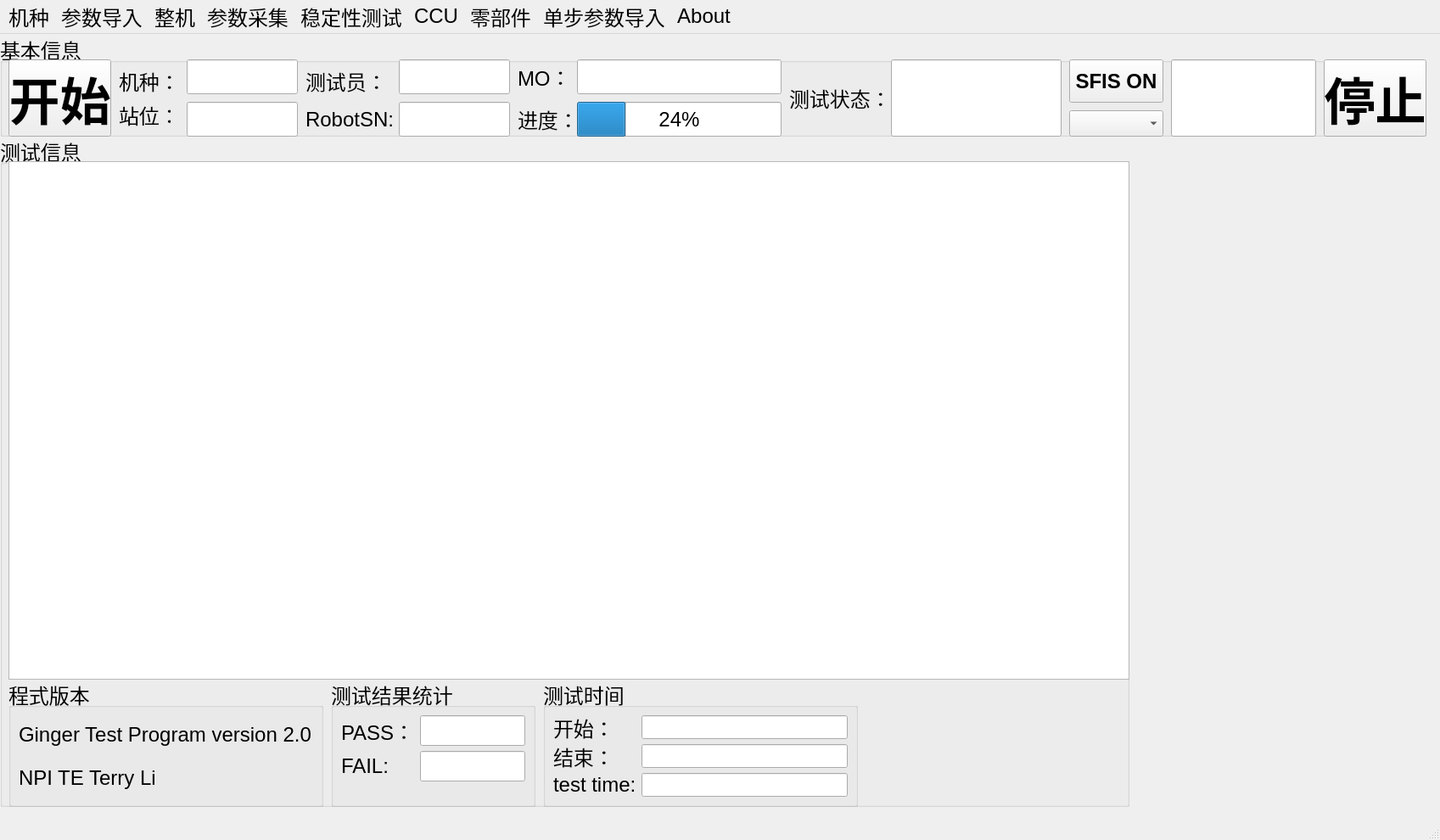
<?xml version="1.0" encoding="UTF-8"?>
<ui version="4.0">
 <class>MainWindow</class>
 <widget class="QMainWindow" name="MainWindow">
  <property name="windowModality">
   <enum>Qt::WindowModal</enum>
  </property>
  <property name="geometry">
   <rect>
    <x>0</x>
    <y>0</y>
    <width>1697</width>
    <height>990</height>
   </rect>
  </property>
  <property name="maximumSize">
   <size>
    <width>16777215</width>
    <height>16777215</height>
   </size>
  </property>
  <property name="font">
   <font>
    <pointsize>18</pointsize>
    <weight>50</weight>
    <italic>false</italic>
    <bold>false</bold>
    <underline>false</underline>
    <strikeout>false</strikeout>
    <stylestrategy>PreferDefault</stylestrategy>
   </font>
  </property>
  <property name="mouseTracking">
   <bool>false</bool>
  </property>
  <property name="windowTitle">
   <string>Ginger Test Program</string>
  </property>
  <property name="windowIcon">
   <iconset>
    <activeon>../../../../../../home/lwh/.designer/13575320/logo_data.png</activeon>
   </iconset>
  </property>
  <property name="windowOpacity">
   <double>1.000000000000000</double>
  </property>
  <property name="toolTipDuration">
   <number>-1</number>
  </property>
  <property name="layoutDirection">
   <enum>Qt::LeftToRight</enum>
  </property>
  <property name="toolButtonStyle">
   <enum>Qt::ToolButtonFollowStyle</enum>
  </property>
  <widget class="QWidget" name="centralwidget">
   <property name="maximumSize">
    <size>
     <width>16777215</width>
     <height>16777215</height>
    </size>
   </property>
   <widget class="QGroupBox" name="groupBox_base">
    <property name="geometry">
     <rect>
      <x>0</x>
      <y>0</y>
      <width>1681</width>
      <height>121</height>
     </rect>
    </property>
    <property name="title">
     <string>基本信息</string>
    </property>
    <widget class="QLabel" name="label">
     <property name="geometry">
      <rect>
       <x>140</x>
       <y>40</y>
       <width>71</width>
       <height>31</height>
      </rect>
     </property>
     <property name="text">
      <string>机种：</string>
     </property>
    </widget>
    <widget class="QLabel" name="label_2">
     <property name="geometry">
      <rect>
       <x>140</x>
       <y>80</y>
       <width>61</width>
       <height>31</height>
      </rect>
     </property>
     <property name="text">
      <string>站位：</string>
     </property>
    </widget>
    <widget class="QLineEdit" name="lineEdit_modelName">
     <property name="geometry">
      <rect>
       <x>220</x>
       <y>30</y>
       <width>131</width>
       <height>41</height>
      </rect>
     </property>
    </widget>
    <widget class="QLineEdit" name="lineEdit_stationName">
     <property name="geometry">
      <rect>
       <x>220</x>
       <y>80</y>
       <width>131</width>
       <height>41</height>
      </rect>
     </property>
    </widget>
    <widget class="QLabel" name="label_3">
     <property name="geometry">
      <rect>
       <x>360</x>
       <y>40</y>
       <width>101</width>
       <height>31</height>
      </rect>
     </property>
     <property name="text">
      <string>测试员：</string>
     </property>
    </widget>
    <widget class="QLabel" name="label_4">
     <property name="geometry">
      <rect>
       <x>360</x>
       <y>90</y>
       <width>121</width>
       <height>21</height>
      </rect>
     </property>
     <property name="text">
      <string>RobotSN:</string>
     </property>
    </widget>
    <widget class="QLineEdit" name="lineEdit_tester">
     <property name="geometry">
      <rect>
       <x>470</x>
       <y>30</y>
       <width>131</width>
       <height>41</height>
      </rect>
     </property>
    </widget>
    <widget class="QLineEdit" name="lineEdit_RobotSN">
     <property name="geometry">
      <rect>
       <x>470</x>
       <y>80</y>
       <width>131</width>
       <height>41</height>
      </rect>
     </property>
    </widget>
    <widget class="QLabel" name="label_11">
     <property name="geometry">
      <rect>
       <x>930</x>
       <y>50</y>
       <width>111</width>
       <height>51</height>
      </rect>
     </property>
     <property name="text">
      <string>测试状态：</string>
     </property>
    </widget>
    <widget class="QLineEdit" name="lineEdit_teststatus">
     <property name="geometry">
      <rect>
       <x>1050</x>
       <y>30</y>
       <width>201</width>
       <height>91</height>
      </rect>
     </property>
     <property name="font">
      <font>
       <pointsize>45</pointsize>
      </font>
     </property>
     <property name="alignment">
      <set>Qt::AlignCenter</set>
     </property>
    </widget>
    <widget class="QLabel" name="label_13">
     <property name="geometry">
      <rect>
       <x>610</x>
       <y>80</y>
       <width>71</width>
       <height>41</height>
      </rect>
     </property>
     <property name="text">
      <string>进度：</string>
     </property>
    </widget>
    <widget class="QProgressBar" name="progressBar">
     <property name="geometry">
      <rect>
       <x>680</x>
       <y>80</y>
       <width>241</width>
       <height>41</height>
      </rect>
     </property>
     <property name="value">
      <number>24</number>
     </property>
    </widget>
    <widget class="QLabel" name="label_14">
     <property name="geometry">
      <rect>
       <x>610</x>
       <y>30</y>
       <width>71</width>
       <height>41</height>
      </rect>
     </property>
     <property name="text">
      <string>MO：</string>
     </property>
    </widget>
    <widget class="QLineEdit" name="lineEdit_MO">
     <property name="geometry">
      <rect>
       <x>680</x>
       <y>30</y>
       <width>241</width>
       <height>41</height>
      </rect>
     </property>
    </widget>
    <widget class="QPushButton" name="pushButton_start">
     <property name="geometry">
      <rect>
       <x>10</x>
       <y>30</y>
       <width>121</width>
       <height>91</height>
      </rect>
     </property>
     <property name="font">
      <font>
       <pointsize>45</pointsize>
       <weight>75</weight>
       <italic>false</italic>
       <bold>true</bold>
       <underline>false</underline>
       <strikeout>false</strikeout>
       <stylestrategy>PreferDefault</stylestrategy>
      </font>
     </property>
     <property name="text">
      <string>开始</string>
     </property>
    </widget>
    <widget class="QPushButton" name="pushButton_stop">
     <property name="geometry">
      <rect>
       <x>1560</x>
       <y>30</y>
       <width>121</width>
       <height>91</height>
      </rect>
     </property>
     <property name="font">
      <font>
       <pointsize>45</pointsize>
       <weight>75</weight>
       <italic>false</italic>
       <bold>true</bold>
       <underline>false</underline>
       <strikeout>false</strikeout>
       <stylestrategy>PreferDefault</stylestrategy>
      </font>
     </property>
     <property name="text">
      <string>停止</string>
     </property>
    </widget>
    <widget class="QPushButton" name="pushbutton_SFIS_ON">
     <property name="geometry">
      <rect>
       <x>1260</x>
       <y>30</y>
       <width>111</width>
       <height>51</height>
      </rect>
     </property>
     <property name="font">
      <font>
       <pointsize>18</pointsize>
       <weight>75</weight>
       <italic>false</italic>
       <bold>true</bold>
       <underline>false</underline>
       <strikeout>false</strikeout>
       <stylestrategy>PreferDefault</stylestrategy>
       <kerning>true</kerning>
      </font>
     </property>
     <property name="text">
      <string>SFIS ON</string>
     </property>
    </widget>
    <widget class="QComboBox" name="comboBox">
     <property name="geometry">
      <rect>
       <x>1260</x>
       <y>90</y>
       <width>111</width>
       <height>31</height>
      </rect>
     </property>
    </widget>
    <widget class="QLineEdit" name="lineEdit">
     <property name="geometry">
      <rect>
       <x>1380</x>
       <y>30</y>
       <width>171</width>
       <height>91</height>
      </rect>
     </property>
    </widget>
   </widget>
   <widget class="QGroupBox" name="groupBox_information">
    <property name="geometry">
     <rect>
      <x>0</x>
      <y>120</y>
      <width>1331</width>
      <height>791</height>
     </rect>
    </property>
    <property name="title">
     <string>测试信息</string>
    </property>
    <property name="alignment">
     <set>Qt::AlignLeading|Qt::AlignLeft|Qt::AlignTop</set>
    </property>
    <widget class="QTextBrowser" name="textBrowser">
     <property name="geometry">
      <rect>
       <x>10</x>
       <y>30</y>
       <width>1321</width>
       <height>611</height>
      </rect>
     </property>
    </widget>
    <widget class="QGroupBox" name="groupBox_testtime">
     <property name="geometry">
      <rect>
       <x>640</x>
       <y>640</y>
       <width>371</width>
       <height>151</height>
      </rect>
     </property>
     <property name="title">
      <string>测试时间</string>
     </property>
     <layout class="QFormLayout" name="formLayout_2">
      <item row="2" column="0">
       <widget class="QLabel" name="label_8">
        <property name="text">
         <string>结束：</string>
        </property>
       </widget>
      </item>
      <item row="0" column="1">
       <widget class="QLineEdit" name="lineEdit_start_time"/>
      </item>
      <item row="2" column="1">
       <widget class="QLineEdit" name="lineEdit_stop_time"/>
      </item>
      <item row="0" column="0">
       <widget class="QLabel" name="label_7">
        <property name="text">
         <string>开始：</string>
        </property>
       </widget>
      </item>
      <item row="3" column="0">
       <widget class="QLabel" name="label_5">
        <property name="text">
         <string>test time:</string>
        </property>
       </widget>
      </item>
      <item row="3" column="1">
       <widget class="QLineEdit" name="lineEdit_test_time"/>
      </item>
     </layout>
    </widget>
    <widget class="QGroupBox" name="groupBox_programversion">
     <property name="geometry">
      <rect>
       <x>10</x>
       <y>640</y>
       <width>371</width>
       <height>151</height>
      </rect>
     </property>
     <property name="title">
      <string>程式版本</string>
     </property>
     <layout class="QGridLayout" name="gridLayout">
      <item row="0" column="0">
       <widget class="QLabel" name="label_10">
        <property name="text">
         <string>Ginger Test Program version 2.0</string>
        </property>
       </widget>
      </item>
      <item row="1" column="0">
       <widget class="QLabel" name="label_12">
        <property name="text">
         <string>NPI TE Terry Li </string>
        </property>
       </widget>
      </item>
     </layout>
    </widget>
    <widget class="QGroupBox" name="groupBox_testresult">
     <property name="geometry">
      <rect>
       <x>390</x>
       <y>640</y>
       <width>241</width>
       <height>151</height>
      </rect>
     </property>
     <property name="title">
      <string>测试结果统计</string>
     </property>
     <layout class="QFormLayout" name="formLayout_3">
      <item row="0" column="0">
       <widget class="QLabel" name="label_18">
        <property name="text">
         <string>PASS：</string>
        </property>
       </widget>
      </item>
      <item row="0" column="1">
       <widget class="QLineEdit" name="lineEdit_testresult_pass"/>
      </item>
      <item row="2" column="0">
       <widget class="QLabel" name="label_19">
        <property name="text">
         <string>FAIL:</string>
        </property>
       </widget>
      </item>
      <item row="2" column="1">
       <widget class="QLineEdit" name="lineEdit_testresult_fail"/>
      </item>
     </layout>
    </widget>
    <widget class="QLabel" name="label_9">
     <property name="geometry">
      <rect>
       <x>1020</x>
       <y>660</y>
       <width>311</width>
       <height>111</height>
      </rect>
     </property>
     <property name="text">
      <string/>
     </property>
     <property name="pixmap">
      <pixmap>../ba928a12/cloudminds666.png</pixmap>
     </property>
    </widget>
   </widget>
   <widget class="QLabel" name="label_6">
    <property name="geometry">
     <rect>
      <x>1370</x>
      <y>120</y>
      <width>301</width>
      <height>811</height>
     </rect>
    </property>
    <property name="text">
     <string/>
    </property>
    <property name="pixmap">
     <pixmap>../1eca420f/Robot.png</pixmap>
    </property>
   </widget>
  </widget>
  <widget class="QStatusBar" name="statusbar"/>
  <widget class="QMenuBar" name="menuBar">
   <property name="geometry">
    <rect>
     <x>0</x>
     <y>0</y>
     <width>1697</width>
     <height>40</height>
    </rect>
   </property>
   <widget class="QMenu" name="menu">
    <property name="title">
     <string>整机</string>
    </property>
    <addaction name="action_versionCompare"/>
    <addaction name="action_unit"/>
    <addaction name="action_grasp"/>
    <addaction name="action_zero"/>
   </widget>
   <widget class="QMenu" name="menu_2">
    <property name="title">
     <string>单步参数导入</string>
    </property>
    <addaction name="actionIP128"/>
    <addaction name="actionIP200"/>
    <addaction name="action_map"/>
    <addaction name="action_device"/>
   </widget>
   <widget class="QMenu" name="Model">
    <property name="title">
     <string>机种</string>
    </property>
    <addaction name="actionGinger1_0"/>
    <addaction name="actionGinger1_1"/>
    <addaction name="actionGinger1_1_1"/>
   </widget>
   <widget class="QMenu" name="menu_6">
    <property name="title">
     <string>稳定性测试</string>
    </property>
    <addaction name="action_dance"/>
    <addaction name="action_navigation"/>
    <addaction name="action_ultrasonic"/>
    <addaction name="action_supernode"/>
   </widget>
   <widget class="QMenu" name="menuAbout">
    <property name="title">
     <string>About</string>
    </property>
    <addaction name="actionversion"/>
   </widget>
   <widget class="QMenu" name="menuCCU">
    <property name="title">
     <string>CCU</string>
    </property>
    <addaction name="actionUpgrade"/>
    <addaction name="actionOTA"/>
   </widget>
   <widget class="QMenu" name="menu_4">
    <property name="title">
     <string>参数采集</string>
    </property>
    <addaction name="action_IMU"/>
    <addaction name="action_gravity"/>
    <addaction name="action_gatherparam"/>
   </widget>
   <widget class="QMenu" name="menu_7">
    <property name="title">
     <string>零部件</string>
    </property>
    <widget class="QMenu" name="menu_8">
     <property name="font">
      <font>
       <pointsize>18</pointsize>
      </font>
     </property>
     <property name="title">
      <string>头部</string>
     </property>
     <addaction name="action_head_calibrate"/>
     <addaction name="action_head_veri"/>
    </widget>
    <widget class="QMenu" name="menu_5">
     <property name="font">
      <font>
       <pointsize>18</pointsize>
      </font>
     </property>
     <property name="title">
      <string>底盘</string>
     </property>
     <addaction name="action_9"/>
    </widget>
    <widget class="QMenu" name="menu_9">
     <property name="font">
      <font>
       <pointsize>18</pointsize>
      </font>
     </property>
     <property name="title">
      <string>躯干</string>
     </property>
     <addaction name="actionLED"/>
    </widget>
    <widget class="QMenu" name="menu_10">
     <property name="font">
      <font>
       <pointsize>18</pointsize>
      </font>
     </property>
     <property name="title">
      <string>手臂</string>
     </property>
     <addaction name="action_10"/>
    </widget>
    <widget class="QMenu" name="menu_11">
     <property name="font">
      <font>
       <pointsize>18</pointsize>
      </font>
     </property>
     <property name="title">
      <string>手掌</string>
     </property>
     <addaction name="action_11"/>
    </widget>
    <addaction name="menu_5"/>
    <addaction name="menu_9"/>
    <addaction name="menu_10"/>
    <addaction name="menu_11"/>
    <addaction name="menu_8"/>
   </widget>
   <widget class="QMenu" name="menu_3">
    <property name="title">
     <string>参数导入</string>
    </property>
    <addaction name="action_hari_IP128"/>
    <addaction name="action_write_document"/>
   </widget>
   <addaction name="Model"/>
   <addaction name="menu_3"/>
   <addaction name="menu"/>
   <addaction name="menu_4"/>
   <addaction name="menu_6"/>
   <addaction name="menuCCU"/>
   <addaction name="menu_7"/>
   <addaction name="menu_2"/>
   <addaction name="menuAbout"/>
  </widget>
  <action name="actionVersion">
   <property name="text">
    <string>Version</string>
   </property>
  </action>
  <action name="actionAuthor">
   <property name="text">
    <string>Author</string>
   </property>
  </action>
  <action name="actionStart_Service">
   <property name="text">
    <string>Start Service</string>
   </property>
  </action>
  <action name="actionStop_Service">
   <property name="text">
    <string>Stop Service</string>
   </property>
  </action>
  <action name="actionIP128">
   <property name="text">
    <string>IP128</string>
   </property>
   <property name="font">
    <font>
     <pointsize>18</pointsize>
     <italic>false</italic>
    </font>
   </property>
  </action>
  <action name="actionIP200">
   <property name="text">
    <string>IP200</string>
   </property>
   <property name="font">
    <font>
     <pointsize>18</pointsize>
    </font>
   </property>
  </action>
  <action name="action_start_service">
   <property name="text">
    <string>开启服务</string>
   </property>
   <property name="font">
    <font>
     <pointsize>18</pointsize>
    </font>
   </property>
  </action>
  <action name="action_stop_service">
   <property name="text">
    <string>停止服务</string>
   </property>
   <property name="font">
    <font>
     <pointsize>18</pointsize>
    </font>
   </property>
  </action>
  <action name="action_5">
   <property name="text">
    <string>自起服务</string>
   </property>
   <property name="font">
    <font>
     <pointsize>18</pointsize>
    </font>
   </property>
  </action>
  <action name="action_6">
   <property name="text">
    <string>停止自起服务</string>
   </property>
   <property name="font">
    <font>
     <pointsize>18</pointsize>
    </font>
   </property>
  </action>
  <action name="action_7">
   <property name="text">
    <string>版本</string>
   </property>
  </action>
  <action name="action_8">
   <property name="text">
    <string>作者</string>
   </property>
  </action>
  <action name="action_setup">
   <property name="text">
    <string>setup</string>
   </property>
   <property name="font">
    <font>
     <pointsize>18</pointsize>
    </font>
   </property>
  </action>
  <action name="action_pcsetup">
   <property name="text">
    <string>pcsetup</string>
   </property>
   <property name="font">
    <font>
     <pointsize>18</pointsize>
     <weight>50</weight>
     <bold>false</bold>
    </font>
   </property>
  </action>
  <action name="action_unit">
   <property name="text">
    <string>单元测试</string>
   </property>
   <property name="font">
    <font>
     <pointsize>24</pointsize>
    </font>
   </property>
  </action>
  <action name="actionSuperNode">
   <property name="text">
    <string>超节点</string>
   </property>
   <property name="font">
    <font>
     <pointsize>18</pointsize>
    </font>
   </property>
  </action>
  <action name="actionUltraSonic">
   <property name="text">
    <string>超声波</string>
   </property>
   <property name="font">
    <font>
     <pointsize>18</pointsize>
    </font>
   </property>
  </action>
  <action name="actionDance">
   <property name="text">
    <string>跳舞</string>
   </property>
   <property name="font">
    <font>
     <pointsize>18</pointsize>
    </font>
   </property>
  </action>
  <action name="actionNavigation">
   <property name="text">
    <string>导航</string>
   </property>
   <property name="font">
    <font>
     <pointsize>18</pointsize>
    </font>
   </property>
  </action>
  <action name="actionGinger1_0">
   <property name="text">
    <string>Ginger1.0.x</string>
   </property>
   <property name="font">
    <font>
     <family>Ubuntu</family>
     <pointsize>18</pointsize>
    </font>
   </property>
  </action>
  <action name="actionGinger1_1">
   <property name="text">
    <string>Ginger1.1.0</string>
   </property>
   <property name="font">
    <font>
     <pointsize>18</pointsize>
    </font>
   </property>
  </action>
  <action name="actionGravity">
   <property name="text">
    <string>重力补偿</string>
   </property>
   <property name="font">
    <font>
     <pointsize>18</pointsize>
    </font>
   </property>
  </action>
  <action name="actionIMU">
   <property name="text">
    <string>IMU</string>
   </property>
   <property name="font">
    <font>
     <pointsize>18</pointsize>
    </font>
   </property>
  </action>
  <action name="action_dance">
   <property name="text">
    <string>跳舞</string>
   </property>
   <property name="font">
    <font>
     <pointsize>24</pointsize>
    </font>
   </property>
  </action>
  <action name="action_grasp">
   <property name="text">
    <string>抓取</string>
   </property>
   <property name="font">
    <font>
     <pointsize>24</pointsize>
    </font>
   </property>
  </action>
  <action name="actionversion">
   <property name="text">
    <string>version</string>
   </property>
   <property name="font">
    <font>
     <pointsize>18</pointsize>
    </font>
   </property>
  </action>
  <action name="action_map">
   <property name="text">
    <string>导入地图</string>
   </property>
   <property name="font">
    <font>
     <pointsize>18</pointsize>
    </font>
   </property>
  </action>
  <action name="action_zero">
   <property name="text">
    <string>丢零</string>
   </property>
   <property name="font">
    <font>
     <pointsize>24</pointsize>
    </font>
   </property>
  </action>
  <action name="actionsetup">
   <property name="text">
    <string>setup</string>
   </property>
   <property name="font">
    <font>
     <pointsize>18</pointsize>
    </font>
   </property>
  </action>
  <action name="actionpcsetup">
   <property name="text">
    <string>pcsetup</string>
   </property>
   <property name="font">
    <font>
     <pointsize>18</pointsize>
    </font>
   </property>
  </action>
  <action name="actionUpgrade">
   <property name="text">
    <string>刷机</string>
   </property>
   <property name="font">
    <font>
     <pointsize>18</pointsize>
    </font>
   </property>
  </action>
  <action name="actionOTA">
   <property name="text">
    <string>OTA</string>
   </property>
   <property name="font">
    <font>
     <pointsize>18</pointsize>
    </font>
   </property>
  </action>
  <action name="action_navigation">
   <property name="text">
    <string>导航</string>
   </property>
   <property name="font">
    <font>
     <pointsize>24</pointsize>
    </font>
   </property>
  </action>
  <action name="action_ultrasonic">
   <property name="text">
    <string>超声波</string>
   </property>
   <property name="font">
    <font>
     <pointsize>24</pointsize>
    </font>
   </property>
  </action>
  <action name="action_supernode">
   <property name="text">
    <string>超节点</string>
   </property>
   <property name="font">
    <font>
     <pointsize>24</pointsize>
    </font>
   </property>
  </action>
  <action name="action_IMU">
   <property name="text">
    <string>IMU校准</string>
   </property>
   <property name="font">
    <font>
     <pointsize>24</pointsize>
    </font>
   </property>
  </action>
  <action name="action_gravity">
   <property name="text">
    <string>重力补偿</string>
   </property>
   <property name="font">
    <font>
     <pointsize>24</pointsize>
    </font>
   </property>
  </action>
  <action name="action_device">
   <property name="text">
    <string>device文件</string>
   </property>
   <property name="font">
    <font>
     <pointsize>18</pointsize>
    </font>
   </property>
  </action>
  <action name="action_versionCompare">
   <property name="text">
    <string>版本比对</string>
   </property>
   <property name="font">
    <font>
     <pointsize>24</pointsize>
    </font>
   </property>
  </action>
  <action name="action_head_calibration">
   <property name="text">
    <string>标定</string>
   </property>
   <property name="font">
    <font>
     <pointsize>24</pointsize>
    </font>
   </property>
  </action>
  <action name="action_head_verify">
   <property name="text">
    <string>校准</string>
   </property>
   <property name="font">
    <font>
     <pointsize>24</pointsize>
    </font>
   </property>
  </action>
  <action name="action_head_calibrate">
   <property name="text">
    <string>标定</string>
   </property>
   <property name="font">
    <font>
     <pointsize>18</pointsize>
    </font>
   </property>
  </action>
  <action name="action_head_veri">
   <property name="text">
    <string>校准</string>
   </property>
   <property name="font">
    <font>
     <pointsize>18</pointsize>
    </font>
   </property>
  </action>
  <action name="action_9">
   <property name="text">
    <string>雷达</string>
   </property>
   <property name="font">
    <font>
     <pointsize>18</pointsize>
    </font>
   </property>
  </action>
  <action name="actionLED">
   <property name="text">
    <string>LED</string>
   </property>
  </action>
  <action name="action_10">
   <property name="text">
    <string>执行器</string>
   </property>
   <property name="font">
    <font>
     <pointsize>18</pointsize>
    </font>
   </property>
  </action>
  <action name="action_11">
   <property name="text">
    <string>执行器</string>
   </property>
   <property name="font">
    <font>
     <pointsize>18</pointsize>
    </font>
   </property>
  </action>
  <action name="actionGinger1_1_1">
   <property name="text">
    <string>Ginger1.1.1</string>
   </property>
   <property name="font">
    <font>
     <pointsize>18</pointsize>
    </font>
   </property>
  </action>
  <action name="action_hari_IP128">
   <property name="text">
    <string>IP128</string>
   </property>
   <property name="font">
    <font>
     <pointsize>18</pointsize>
    </font>
   </property>
  </action>
  <action name="action_write_document">
   <property name="text">
    <string>文件写入</string>
   </property>
   <property name="font">
    <font>
     <pointsize>18</pointsize>
    </font>
   </property>
  </action>
  <action name="action_gatherparam">
   <property name="text">
    <string>参数采集</string>
   </property>
   <property name="font">
    <font>
     <pointsize>24</pointsize>
    </font>
   </property>
  </action>
 </widget>
 <resources/>
 <connections/>
</ui>
